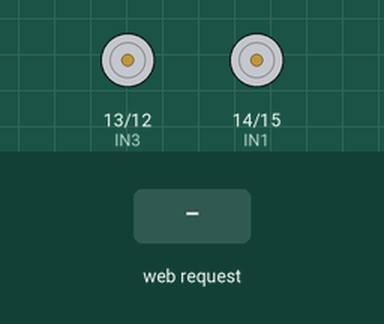
The sketch below on a simulated ESP32. On the bench: motor-driver pin pairs drawn as motors (green arrow = first pin HIGH = forward, orange = second pin HIGH = backward, longer = more drive). The inputs (shaded band) are chosen by the test bench. WiFi joins after 1.5 s; servers stay silent unless stated; the camera gives no picture; what the sketch prints to the serial monitor is not drawn.

Above: at 3.0 s.
3.1 s: HTTP request GET /forward received
At 3.6 s:
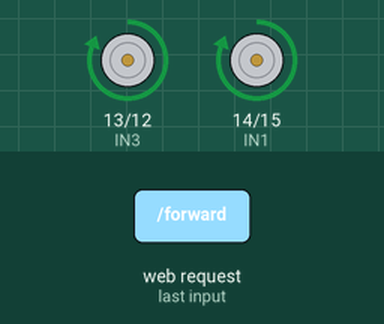
4.6 s: HTTP request GET /backward received
At 5.8 s:
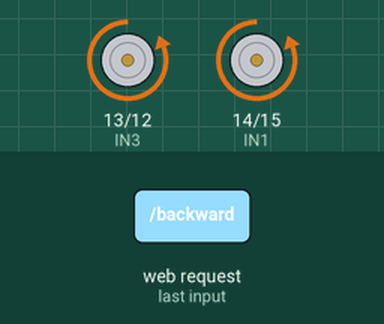
6.1 s: HTTP request GET /left received
At 7.0 s:
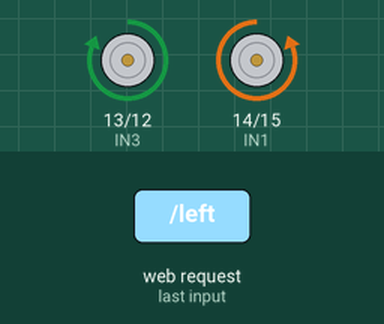
7.6 s: HTTP request GET /right received
At 8.2 s:
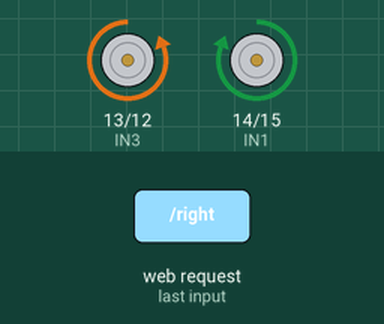
9.1 s: HTTP request GET /stop received
At 10.5 s:
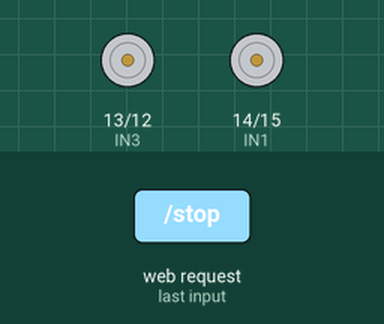
Timing chart, 0 to 11.6 s (numbered marks = the images above; inputs shaded):
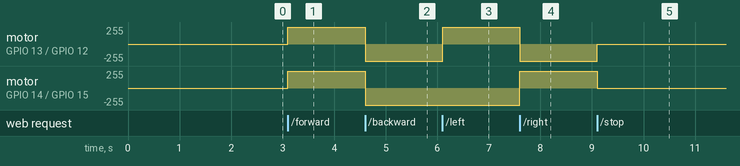

The sketch:

Camera_Navigation_Module.ino
```cpp
#include <WiFi.h>
#include <esp_camera.h>
#include <WebServer.h>
#include <HTTPClient.h>

// ====== CAMERA PINS (AI-Thinker Module) ======
#define PWDN_GPIO_NUM    -1
#define RESET_GPIO_NUM   -1
#define XCLK_GPIO_NUM     0
#define SIOD_GPIO_NUM    26
#define SIOC_GPIO_NUM    27

#define Y9_GPIO_NUM      35
#define Y8_GPIO_NUM      34
#define Y7_GPIO_NUM      39
#define Y6_GPIO_NUM      36
#define Y5_GPIO_NUM      21
#define Y4_GPIO_NUM      19
#define Y3_GPIO_NUM      18
#define Y2_GPIO_NUM       5
#define VSYNC_GPIO_NUM   25
#define HREF_GPIO_NUM    23
#define PCLK_GPIO_NUM    22

// ====== MOTOR DRIVER PINS ======
#define IN1 14
#define IN2 15
#define IN3 13
#define IN4 12

// WiFi credentials
const char* ssid = "ZZZ";
const char* password = "12345";

// Web server
WebServer server(80);

// Server URL to send image
const char* serverURL = "http://192.168.18.235:5000/predict";

void setup() {
  Serial.begin(115200);

  // Setup motor pins
  pinMode(IN1, OUTPUT);
  pinMode(IN2, OUTPUT);
  pinMode(IN3, OUTPUT);
  pinMode(IN4, OUTPUT);
  stopCar();

  // Camera config
  camera_config_t config;
  config.ledc_channel = LEDC_CHANNEL_0;
  config.ledc_timer = LEDC_TIMER_0;
  config.pin_d0 = Y2_GPIO_NUM;
  config.pin_d1 = Y3_GPIO_NUM;
  config.pin_d2 = Y4_GPIO_NUM;
  config.pin_d3 = Y5_GPIO_NUM;
  config.pin_d4 = Y6_GPIO_NUM;
  config.pin_d5 = Y7_GPIO_NUM;
  config.pin_d6 = Y8_GPIO_NUM;
  config.pin_d7 = Y9_GPIO_NUM;
  config.pin_xclk = XCLK_GPIO_NUM;
  config.pin_pclk = PCLK_GPIO_NUM;
  config.pin_vsync = VSYNC_GPIO_NUM;
  config.pin_href = HREF_GPIO_NUM;
  config.pin_sscb_sda = SIOD_GPIO_NUM;
  config.pin_sscb_scl = SIOC_GPIO_NUM;
  config.pin_pwdn = PWDN_GPIO_NUM;
  config.pin_reset = RESET_GPIO_NUM;
  config.xclk_freq_hz = 20000000;
  config.pixel_format = PIXFORMAT_JPEG;
  config.frame_size = FRAMESIZE_QVGA;
  config.jpeg_quality = 12;
  config.fb_count = 1;

  // Initialize camera
  if (esp_camera_init(&config) != ESP_OK) {
    Serial.println("Camera init failed");
    return;
  }

  // Connect to WiFi
  WiFi.begin(ssid, password);
  while (WiFi.status() != WL_CONNECTED) {
    delay(500);
    Serial.print(".");
  }
  Serial.println("\nWiFi connected: ");
  Serial.println(WiFi.localIP());

  // Setup web server routes
  server.on("/", handleRoot);
  server.on("/forward", [](){ forwardCar(); server.send(200, "text/html", "Forward"); });
  server.on("/backward", [](){ backwardCar(); server.send(200, "text/html", "Backward"); });
  server.on("/left", [](){ leftCar(); server.send(200, "text/html", "Left"); });
  server.on("/right", [](){ rightCar(); server.send(200, "text/html", "Right"); });
  server.on("/stop", [](){ stopCar(); server.send(200, "text/html", "Stop"); });
  server.on("/capture", [](){
    sendImageToServer();
    server.send(200, "text/plain", "Image sent!");
  });

  server.begin();
}

void loop() {
  server.handleClient();
}

// ====== Car Control Functions ======
void forwardCar() {
  digitalWrite(IN1, HIGH);
  digitalWrite(IN2, LOW);
  digitalWrite(IN3, HIGH);
  digitalWrite(IN4, LOW);
}

void backwardCar() {
  digitalWrite(IN1, LOW);
  digitalWrite(IN2, HIGH);
  digitalWrite(IN3, LOW);
  digitalWrite(IN4, HIGH);
}

void leftCar() {
  digitalWrite(IN1, LOW);
  digitalWrite(IN2, HIGH);
  digitalWrite(IN3, HIGH);
  digitalWrite(IN4, LOW);
}

void rightCar() {
  digitalWrite(IN1, HIGH);
  digitalWrite(IN2, LOW);
  digitalWrite(IN3, LOW);
  digitalWrite(IN4, HIGH);
}

void stopCar() {
  digitalWrite(IN1, LOW);
  digitalWrite(IN2, LOW);
  digitalWrite(IN3, LOW);
  digitalWrite(IN4, LOW);
}

// ====== Capture and Send Image ======
void sendImageToServer() {
  camera_fb_t * fb = esp_camera_fb_get();
  if (!fb) {
    Serial.println("Camera capture failed");
    return;
  }

  if (WiFi.status() == WL_CONNECTED) {
    HTTPClient http;
    http.begin(serverURL);
    http.addHeader("Content-Type", "image/jpeg");

    int httpResponseCode = http.POST(fb->buf, fb->len);

    if (httpResponseCode > 0) {
      String response = http.getString();
      Serial.println("Server response:");
      Serial.println(response);
    } else {
      Serial.print("Error sending image: ");
      Serial.println(httpResponseCode);
    }

    http.end();
  }

  esp_camera_fb_return(fb);
}

// ====== Web Page ======
void handleRoot() {
  String page = "<h1>ESP32-CAM Car Control</h1>";
  page += "<p><a href='/forward'>Forward</a></p>";
  page += "<p><a href='/backward'>Backward</a></p>";
  page += "<p><a href='/left'>Left</a></p>";
  page += "<p><a href='/right'>Right</a></p>";
  page += "<p><a href='/stop'>Stop</a></p>";
  page += "<hr>";
  page += "<p><a href='/capture'>Capture & Send Image</a></p>";
  server.send(200, "text/html", page);
}
```

Measured:
- after the input at 3.1 s, motor on GPIO 13 (IN3) / GPIO 12 (IN4), motor on GPIO 14 (IN1) / GPIO 15 (IN2): stopped → forward 255/255 at once
- after the input at 4.6 s, motor on GPIO 13 (IN3) / GPIO 12 (IN4), motor on GPIO 14 (IN1) / GPIO 15 (IN2): forward 255/255 → backward 255/255 at once
- after the input at 6.1 s, motor on GPIO 13 (IN3) / GPIO 12 (IN4): backward 255/255 → forward 255/255 at once
- after the input at 7.6 s, motor on GPIO 13 (IN3) / GPIO 12 (IN4): forward 255/255 → backward 255/255 at once; motor on GPIO 14 (IN1) / GPIO 15 (IN2): backward 255/255 → forward 255/255 at once
- after the input at 9.1 s, motor on GPIO 13 (IN3) / GPIO 12 (IN4): backward 255/255 → stopped at once; motor on GPIO 14 (IN1) / GPIO 15 (IN2): forward 255/255 → stopped at once
